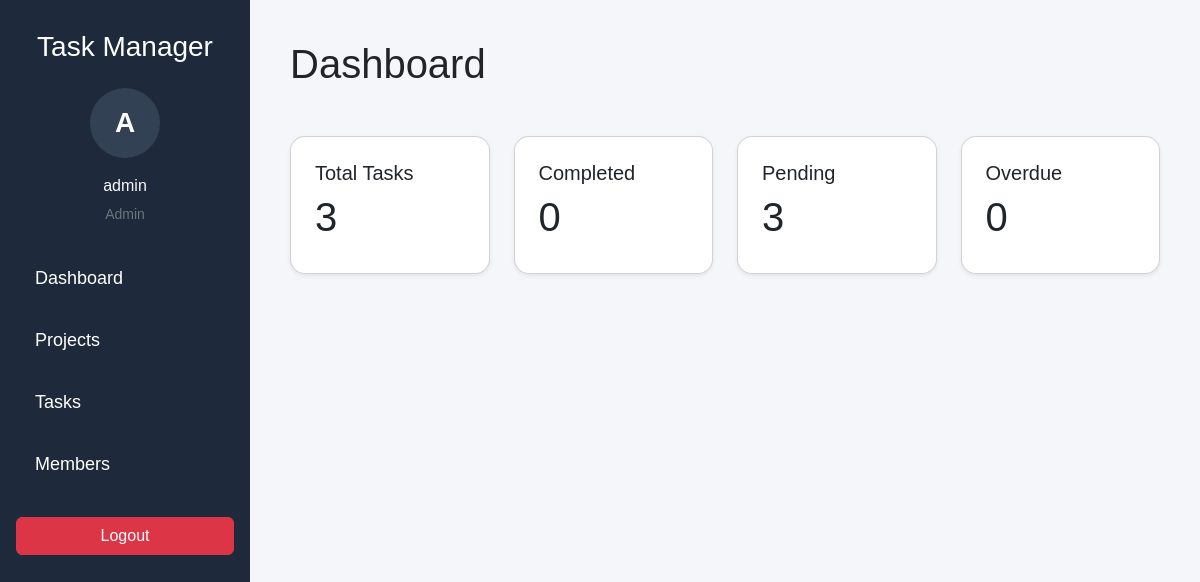
Screenshot of / (signed in) with the database file from the repository.
### users/models.py (models this page shows)
class User(AbstractUser):
    ROLE_CHOICES = (
        ('admin', 'Admin'),
        ('member', 'Member'),
    )
    role = models.CharField(max_length=10, choices=ROLE_CHOICES)

### tasks/views.py (the view, shortened to what this page needs)
# urls.py: path('', dashboard),
@login_required
def dashboard(request):
    if request.user.is_authenticated and request.user.role == 'admin':
        tasks = Task.objects.all()
    else:
        tasks = Task.objects.filter(assigned_to=request.user)
    context = {
        'tasks': tasks,
        'total': tasks.count(),
        'completed': tasks.filter(status='done').count(),
        'pending': tasks.exclude(status='done').count(),
        'overdue': tasks.filter(due_date__lt=now().date()).count(),
        'users': User.objects.filter(role='member'),
        'projects': Project.objects.all()
    }
    return render(
        request,
        'dashboard/dashboard.html',
        context
    )

### templates/dashboard/dashboard.html (shortened to what this page needs)
{% extends 'base.html' %}
{% block content %}
<h1 class="mb-5">
Dashboard
</h1>
<div class="row">
<div class="col-md-3">
<div class="card p-4 shadow-sm">
<h5>Total Tasks</h5>
<h1>{{ total }}</h1>
</div>
</div>
<div class="col-md-3">
<div class="card p-4 shadow-sm">
<h5>Completed</h5>
<h1>{{ completed }}</h1>
</div>
</div>
<div class="col-md-3">
<div class="card p-4 shadow-sm">
<h5>Pending</h5>
<h1>{{ pending }}</h1>
</div>
</div>
<div class="col-md-3">
<div class="card p-4 shadow-sm">
<h5>Overdue</h5>
<h1>{{ overdue }}</h1>
</div>
</div>
</div>
{% endblock %}

### templates/base.html (shortened to what this page needs)
<!DOCTYPE html>
<html>
<head>
    <link
    href="https://cdn.jsdelivr.net/npm/bootstrap@5.3.0/dist/css/bootstrap.min.css"
    rel="stylesheet">
</head>
<body>
<div class="sidebar">
    <h3 class="text-white text-center mb-4">
        Task Manager
    </h3>
    {% if request.user.is_authenticated %}
    <div class="text-center mb-4">
        <div class="profile-circle">
            {{ request.user.username|first|upper }}
        </div>
        <p class="text-light mt-3 mb-1">
            {{ request.user.username }}
        </p>
        <small class="text-secondary">
            {{ request.user.role|title }}
        </small>
    </div>
    <a href="/">
        Dashboard
    </a>
    <a href="/projects/">
        Projects
    </a>
    <a href="/tasks-page/">
        Tasks
    </a>
    <a href="/members/">
        Members
    </a>
    <form
        action="/logout/"
        method="POST"
        class="px-3 mt-4"
    >
        <button class="btn btn-danger w-100">
            Logout
        </button>
    </form>
    {% endif %}
</div>
<div class="content">
    {% block content %}
    {% endblock %}
</div>
</body>
</html>

### templates/base.html (style rules this page uses)
body { margin:0; background:#f4f6f9; font-family:Arial; }
.sidebar { width:250px; height:100vh; background:#1e293b; position:fixed; padding-top:30px; }
.sidebar a { display:block; color:white; text-decoration:none; padding:15px 25px; font-size:18px; border-radius:10px; margin:5px 10px; transition:0.3s; }
.content { margin-left:250px; padding:40px; overflow-x:auto; }
.card { border-radius:15px; transition:0.3s; }
.profile-circle { width:70px; height:70px; border-radius:50%; background:#334155; margin:auto; display:flex; align-items:center; justify-content:center; font-size:28px; color:white; font-weight:bold; }

### rows the page displays
User: user.username|first "A", user.username "admin", user.role "Admin"

### other values shown
{{ total }} "3"
{{ completed }} "0"
{{ pending }} "3"
{{ overdue }} "0"
